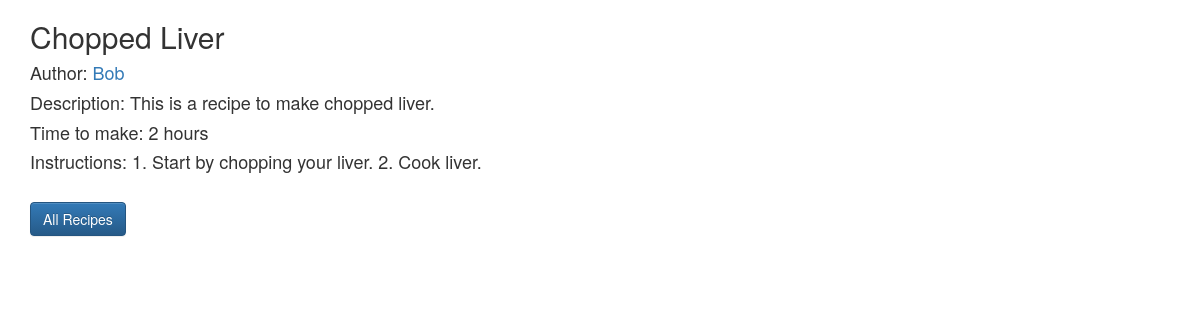
Page /recipe/1/ on the committed database.
### homepage/models.py (models this page shows, shortened)
class Recipe(models.Model):
    title = models.CharField(max_length=50)
    author = models.ForeignKey(Author, on_delete=models.CASCADE)
    description = models.TextField()
    time_required = models.CharField(max_length=50)
    instructions = models.TextField()

class Author(models.Model):
    name = models.CharField(max_length=80)
    bio = models.TextField()

### homepage/views.py (the view)
# urls.py: path('recipe/<int:recipe_id>/', recipe_detail),
def recipe_detail(request, recipe_id):
    my_recipe = Recipe.objects.filter(id=recipe_id).first()
    selected_author = Author.objects.filter(id=recipe_id).first()
    return render(request, "recipe_detail.html", {"recipe": my_recipe, "author": selected_author})

### templates/recipe_detail.html (shortened to what this page needs)
<link rel="stylesheet" href="https://maxcdn.bootstrapcdn.com/bootstrap/3.3.7/css/bootstrap.min.css">
<link rel="stylesheet" href="https://maxcdn.bootstrapcdn.com/bootstrap/3.3.7/css/bootstrap-theme.min.css">
<div class="container">
  {% if not recipe %}
  <h1>The recipe you are looking for does not exist.</h1>
  {% else %}
  <h2>{{ recipe.title }}</h2>
  <h4>Author: <a href="/author/{{ recipe.author.id }}">{{ recipe.author.name }}</a></h4>
  <h4>Description: {{ recipe.description }}</h4>
  <h4>Time to make: {{ recipe.time_required }}</h4>
  <h4>Instructions: {{ recipe.instructions }}</h4>
  {% endif %}
  <br>
  <a class="btn btn-primary" href='/' role="button">All Recipes</a>
</div>

### rows in the picture
Recipe: title "Chopped Liver", author.name "Bob", description "This is a recipe to make chopped liver.", time_required "2 hours", instructions "1. Start by chopping your liver. 2. Cook liver."
